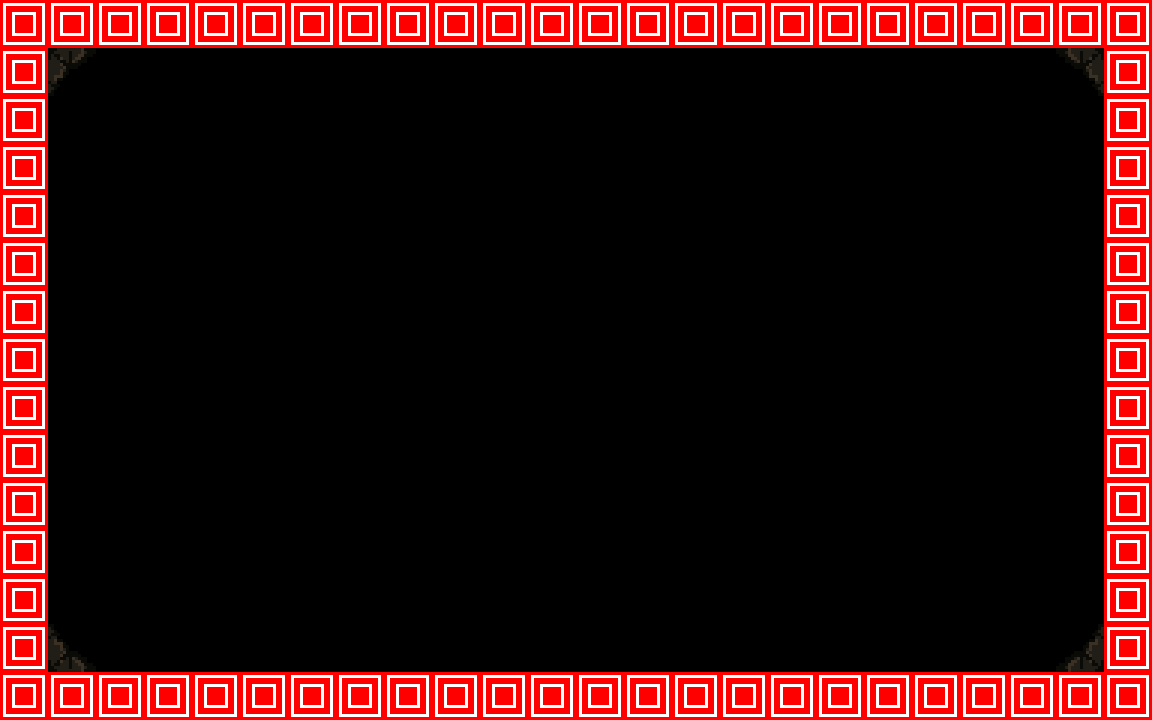

Rendered tile map (Tiled .tmx) drawn with the repository's tilesets; below, a short description and the map source with its tile grids summarised:
An orthogonal 24x15 tile map with 48x48 px tiles, 2 tile layers (gfx, col), 2 tilesets.

<map version="1.0" orientation="orthogonal" width="24" height="15" tilewidth="48" tileheight="48">
 <tileset firstgid="1" name="collision_tiles" tilewidth="48" tileheight="48">
  <image source="collision_tiles.png" width="240" height="48" />
 </tileset>
 <tileset firstgid="6" name="maptile" tilewidth="48" tileheight="48">
  <image source="maptile.png" width="768" height="768" />
 </tileset>
 <layer name="gfx" width="24" height="15">
  <data>[360 cells, 78 non-empty, 7 distinct tile ids]</data>
 </layer>
 <layer name="col" width="24" height="15">
  <data>[360 cells, 74 non-empty, 1 distinct tile ids]</data>
 </layer>
</map>
